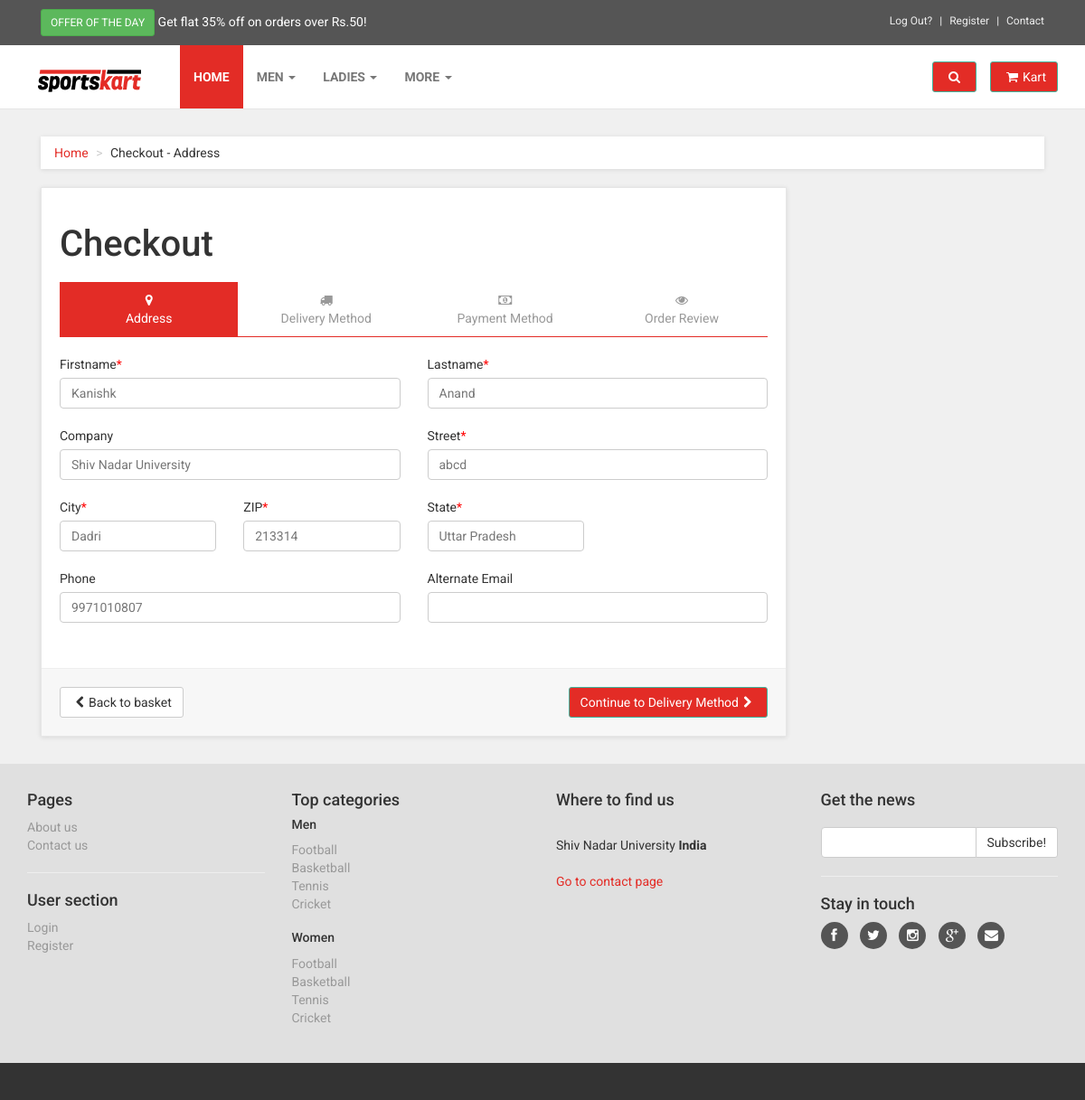
/checkout1.php (signed in), run on the app's committed database.
### tables this page shows
CREATE TABLE IF NOT EXISTS `user` (
  `firstname` varchar(200) NOT NULL,
  `lastname` varchar(200) NOT NULL,
  `street` varchar(300) NOT NULL,
  `zip` varchar(10) NOT NULL,
  `city` varchar(200) NOT NULL,
  `state` varchar(200) NOT NULL,
  `company` varchar(300) DEFAULT NULL,
  `alternate_email` varchar(300) DEFAULT NULL,
  `phone` varchar(10) DEFAULT NULL,
  `user_id` int(10) NOT NULL
);

### checkout1.php (the view, shortened to what this page needs)
<!DOCTYPE html>
<html lang="en">
<head>
    <link href="css/font-awesome.css" rel="stylesheet">
    <link href="css/bootstrap.min.css" rel="stylesheet">
    <link href="css/animate.min.css" rel="stylesheet">
    <link href="css/owl.carousel.css" rel="stylesheet">
    <link href="css/owl.theme.css" rel="stylesheet">
    <link href="css/style.default.css" rel="stylesheet" id="theme-stylesheet">
    <link href="css/custom.css" rel="stylesheet">
</head>
<body>
    <?php require 'navbar.php';?>
	<?php
		$user_id="";
		$firstname="";
		$lastname="";
		$phone="";
		$zip="";
		$city="";$street="";$state="";$company="";$alter_email="";
		if(isset($_SESSION['user_id'])&&!empty($_SESSION['user_id'])){
			$user_id=$_SESSION['user_id'];
		}
		if(!empty($user_id)){
			$query="Select * from user WHERE user_id='$user_id';";
			if($ret=mysql_query($query)){
				$data=mysql_fetch_array($ret);
				$firstname=$data['firstname'];
				$lastname=$data['lastname'];
				$phone=$data['phone'];
				$zip=$data['zip'];
				$city=$data['city'];
				$street=$data['street'];
				$state=$data['state'];
				$company=$data['company'];
				$alter_email=$data['alternate_email'];
			}
		}
	?>
    <div id="all">
        <div id="content">
            <div class="container">
                <div class="col-md-12">
                    <ul class="breadcrumb">
                        <li><a href="#">Home</a>
                        </li>
                        <li>Checkout - Address</li>
                    </ul>
                </div>
                <div class="col-md-9" id="checkout">
                    <div class="box">
                        <form method="post" action="checkout2.php">
                            <h1>Checkout</h1>
                            <ul class="nav nav-pills nav-justified">
                                <li class="active"><a href="#"><i class="fa fa-map-marker"></i><br>Address</a>
                                </li>
                                <li class="disabled"><a href="#"><i class="fa fa-truck"></i><br>Delivery Method</a>
                                </li>
                                <li class="disabled"><a href="#"><i class="fa fa-money"></i><br>Payment Method</a>
                                </li>
                                <li class="disabled"><a href="#"><i class="fa fa-eye"></i><br>Order Review</a>
                                </li>
                            </ul>
                            <div class="content">
                                <div class="row">
                                    <div class="col-sm-6">
                                        <div class="form-group">
                                            <label for="firstname">Firstname<span id="star">*</span></label>
                                            <input type="text" class="form-control" id="firstname" placeholder="<?php echo $firstname;?>">
                                        </div>
                                    </div>
                                    <div class="col-sm-6">
                                        <div class="form-group">
                                            <label for="lastname">Lastname<span id="star">*</span></label>
                                            <input type="text" class="form-control" id="lastname" placeholder="<?php echo $lastname;?>">
                                        </div>
                                    </div>
                                </div>
                                <div class="row">
                                    <div class="col-sm-6">
                                        <div class="form-group">
                                            <label for="company">Company</label>
                                            <input type="text" class="form-control" id="company" placeholder="<?php echo $company;?>">
                                        </div>
                                    </div>
                                    <div class="col-sm-6">
                                        <div class="form-group">
                                            <label for="street">Street<span id="star">*</span></label>
                                            <input type="text" class="form-control" id="street" placeholder="<?php echo $street;?>">
                                        </div>
                                    </div>
                                </div>
                                <div class="row">
                                    <div class="col-sm-6 col-md-3">
                                        <div class="form-group">
                                            <label for="city">City<span id="star">*</span></label>
                                            <input type="text" class="form-control" id="city" placeholder="<?php echo $city;?>">
                                        </div>
                                    </div>
                                    <div class="col-sm-6 col-md-3">
                                        <div class="form-group">
                                            <label for="zip">ZIP<span id="star">*</span></label>
                                            <input type="text" class="form-control" id="zip" placeholder="<?php echo $zip;?>">
                                        </div>
                                    </div>
                                    <div class="col-sm-6 col-md-3">
                                        <div class="form-group">
                                            <label for="state">State<span id="star">*</span></label>
                                            <input type="text" class="form-control" id="state" placeholder="<?php echo $state;?>">
                                        </div>
                                    </div>
                                    <div class="col-sm-6">
                                        <div class="form-group">
                                            <label for="phone">Phone</label>
                                            <input type="text" class="form-control" id="phone" placeholder="<?php echo $phone;?>">
                                        </div>
                                    </div>
                                    <div class="col-sm-6">
                                        <div class="form-group">
                                            <label for="email">Alternate Email</label>
                                            <input type="text" class="form-control" id="email" placeholder="<?php echo $alter_email;?>">
                                        </div>
                                    </div>
                                </div>
                            </div>
                            <div class="box-footer">
                                <div class="pull-left">
                                    <a href="basket.php" class="btn btn-default"><i class="fa fa-chevron-left"></i>Back to basket</a>
                                </div>
                                <div class="pull-right">
                                    <button type="submit" class="btn btn-primary">Continue to Delivery Method<i class="fa fa-chevron-right"></i>
                                    </button>
                                </div>
                            </div>
                        </form>
                    </div>
                </div>
            </div>
        </div>
		<?php require 'footer.php';?>
</body>
</html>

### css/style.default.css (style rules this page uses)
a i.fa, button i.fa { margin: 0 5px; }
h1 { font-weight: 700; font-size: 40px; }
.breadcrumb { -webkit-box-shadow: 0 1px 5px rgba(0, 0, 0, 0.1); box-shadow: 0 1px 5px rgba(0, 0, 0, 0.1); }
.box { background: #fff; margin: 0 0 30px; border: solid 1px #e6e6e6; -webkit-box-sizing: border-box; -moz-box-sizing: border-box; box-sizing: border-box; padding: 20px; -webkit-box-shadow: 0 1px 5px rgba(0, 0, 0, 0.1); box-shadow: 0 1px 5px rgba(0, 0, 0, 0.1); }
.box .box-footer { background: #f7f7f7; margin: 30px -20px -20px; padding: 20px; border-top: solid 1px #eeeeee; }
.box .box-footer:before, .box .box-footer:after { content: " "; display: table; }
.box .box-footer:after { clear: both; }
#content #checkout .nav { margin-bottom: 20px; border-bottom: solid 1px #e32c26; }
#content #checkout .nav li { height: 100%; }
#content #checkout .nav li a { display: block; height: 100%; }
.nav { margin-bottom: 0; padding-left: 0; list-style: none; }
.nav > li > a { padding: 10px 15px; }
.nav > li.disabled > a { color: #999999; }
.nav-pills > li > a { border-radius: 0; }
.nav-pills > li.active > a, .nav-pills > li.active > a:hover, .nav-pills > li.active > a:focus { color: #ffffff; background-color: #e32c26; }
body { font-family: "Roboto", Helvetica, Arial, sans-serif; font-size: 14px; line-height: 1.42857143; color: #333333; background-color: #f0f0f0; }
.breadcrumb { padding: 8px 15px; margin-bottom: 20px; background-color: #ffffff; border-radius: 0; }
.breadcrumb > li + li:before { content: ">\00a0"; color: #cccccc; }
.btn { font-weight: normal; font-family: "Roboto", Helvetica, Arial, sans-serif; padding: 6px 12px; font-size: 14px; line-height: 1.42857143; border-radius: 3px; }
.btn-primary { color: #ffffff; background-color: #e32c26; border-color: #41b39c; }
label { font-weight: normal; }
.form-control { -webkit-box-shadow: none; box-shadow: none; }
.form-group { margin-bottom: 20px; }
h1, h2, h3, h4, h5, h6, .h1, .h2, .h3, .h4, .h5, .h6 { font-family: inherit; font-weight: 500; line-height: 1.1; color: inherit; }
h1, .h1, h2, .h2, h3, .h3 { margin-top: 20px; margin-bottom: 20px; }
p, ul, ol { margin: 0 0 20px; }

### css/custom.css (style rules this page uses)
#star { color:red; }

### data on the page
user: firstname "Kanishk", lastname "Anand", company "Shiv Nadar University", street "abcd", city "Dadri", zip "213314", state "Uttar Pradesh", phone "9971010807"

### other printed values
$log_str "Log Out?"
